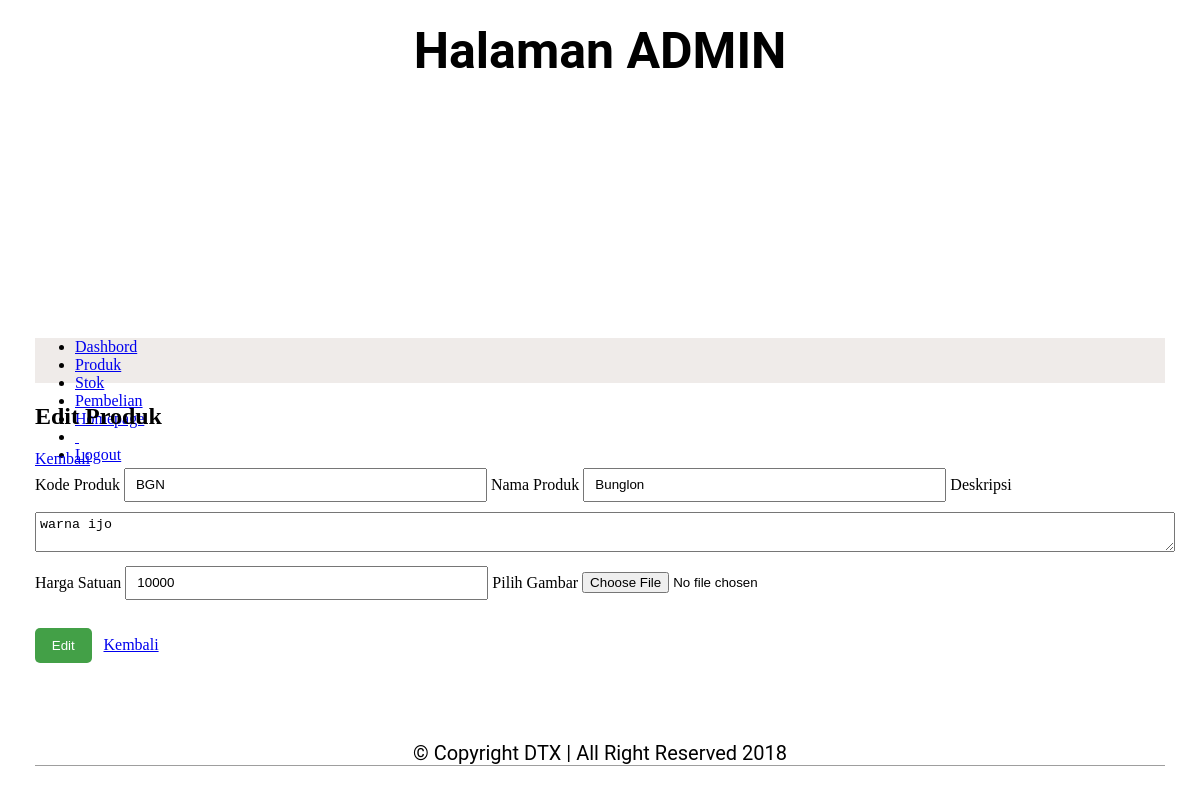
Screenshot of /admin?page=edit_produk&id_produk=3 (signed in) with the database file from the repository.
### tables this page shows
CREATE TABLE IF NOT EXISTS `tbl_produk` (
  `id_produk` int(11) NOT NULL,
  `kode_produk` varchar(50) NOT NULL,
  `nama_produk` varchar(50) NOT NULL,
  `stok` int(5) NOT NULL,
  `deskripsi` text NOT NULL,
  `harga` int(11) NOT NULL,
  `img` text NOT NULL
);

### config/class.php (called while the page is built, shortened)
<?php
class database
{
	private $dbhost = "localhost";
	private $dbuser = "root";
	private $dbpass = "";
	private $dbnama = "ecommerce";
	public $aksi;
	function koneksi()
	{
		$this->aksi = new mysqli($this->dbhost, $this->dbuser, $this->dbpass, $this->dbnama);
	}
	function tampil($sql)
	{
		$hasil = $this->aksi->query($sql) or die($this->aksi->error);
		if ($hasil) {
			return $hasil;
		}
	}
}
?>

### admin/edit_produk.php (the view, shortened to what this page needs)
<?php
$id = $_GET['id_produk'];
$sql = "SELECT * FROM tbl_produk WHERE id_produk='$id'";
$baca = $db->tampil($sql);
while ($data = $baca->fetch_array()) {
?>
<h1>Edit Produk</h1>
<a href="?page=produk">Kembali</a>
<div class="main-content">
	<form class="input-form" method="POST" enctype="multipart/form-data">
		<label class="form-label">Kode Produk</label>
		<input type="text" name="kode_produk" required class="form-control" value="<?php echo $data['kode_produk']; ?>">
		<label class="form-label">Nama Produk</label>
		<input type="text" name="nama_produk" required class="form-control" value="<?php echo $data['nama_produk']; ?>">
		<label class="form-label">Deskripsi</label>
		<textarea class="form-control" name="deskripsi"><?php echo $data['deskripsi']; ?></textarea>
		<label class="form-label">Harga Satuan</label>
		<input type="number" name="harga" required class="form-control" value="<?php echo $data['harga']; ?>">
		<label for="input-files" class="files">Pilih Gambar</label>
		<input id="input-files" type="file" name="gambar"><br><br>
		<input class="btn" type="submit" name="tambah" value="Edit">&nbsp;&nbsp;
		<a href="?page=produk">Kembali</a>
	</form>
</div>
<?php } ?>

### css/style.css (style rules this page uses)
.form-control { padding: 4px; width: 100%; margin-bottom: 10px; }
.btn { border: none; display: inline-block; color: white; background-color: #43a047; text-decoration: none; padding: 10px 0px; width: 5%; border-radius: 5px; }
input[type=text], input[type=password], input[type=search], input[type=number] { height: 30px; width: 30%; padding: 0px 10px 0px 10px; }

### rows the page displays
tbl_produk: kode_produk "BGN", nama_produk "Bunglon", deskripsi "warna ijo", harga "10000"
